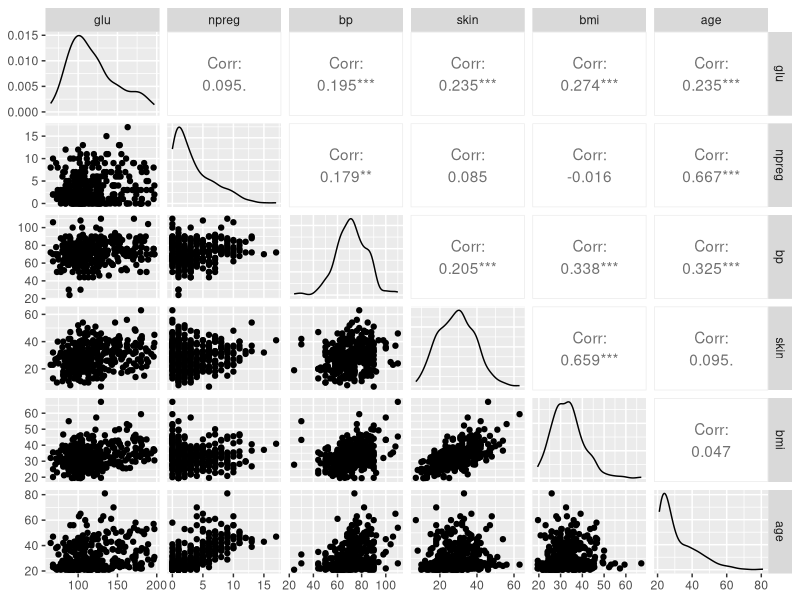
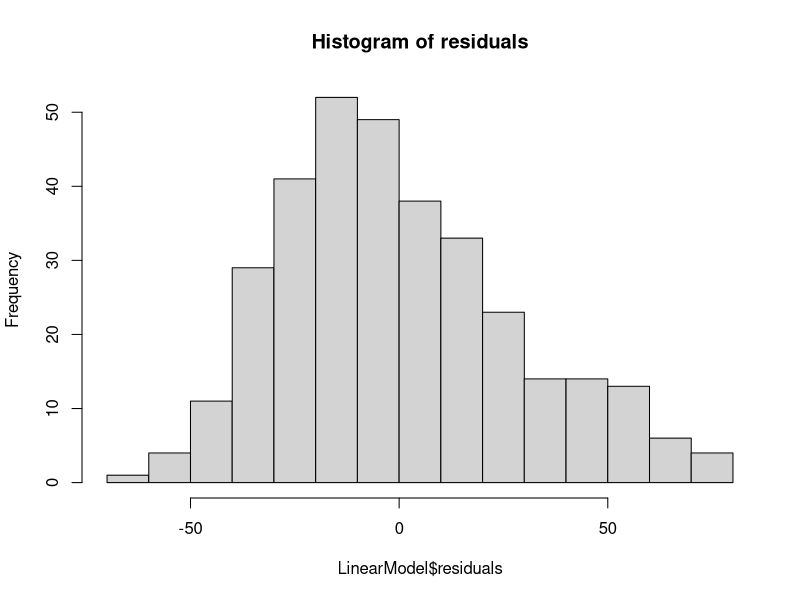
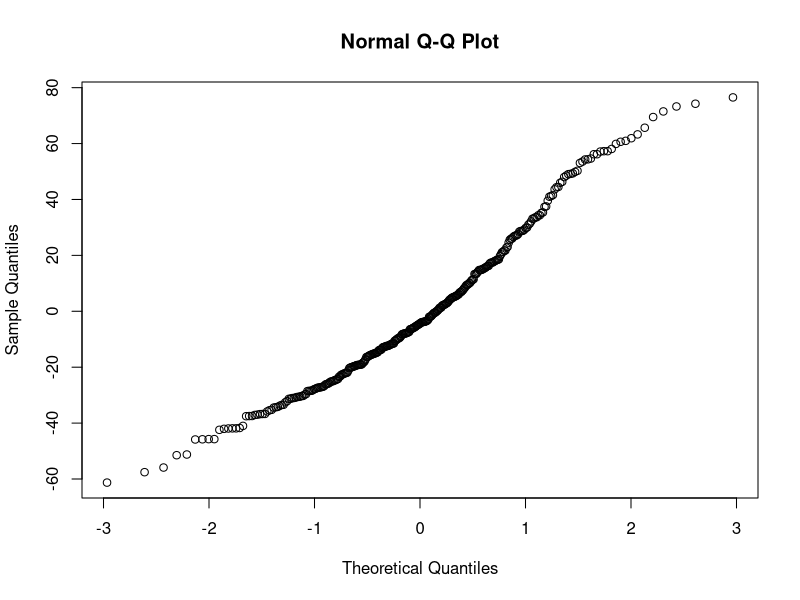
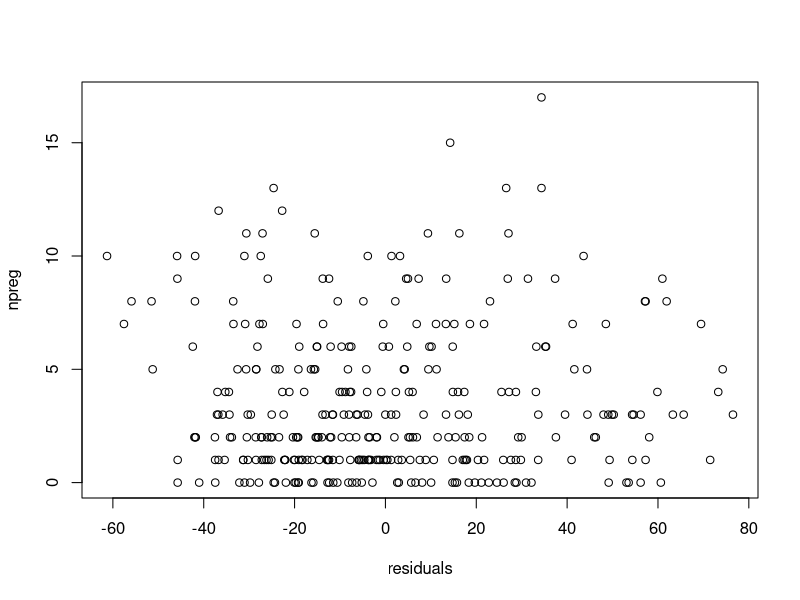
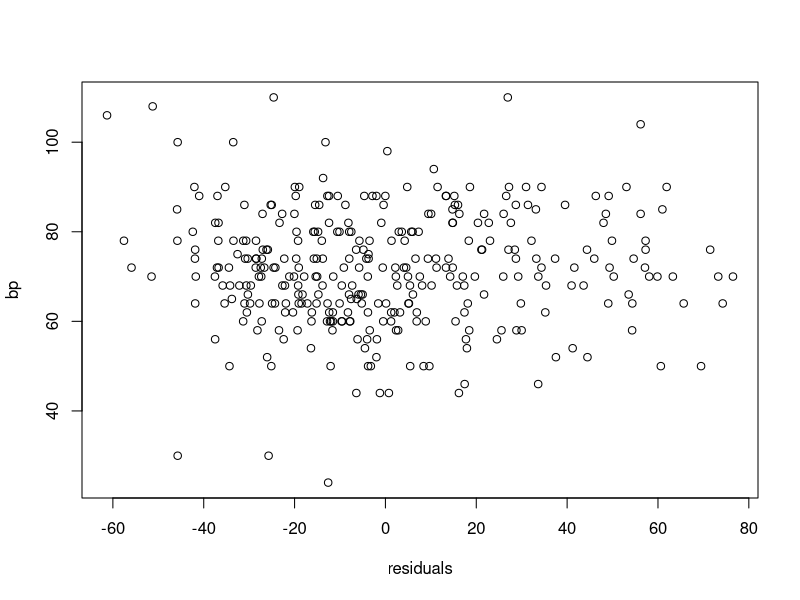
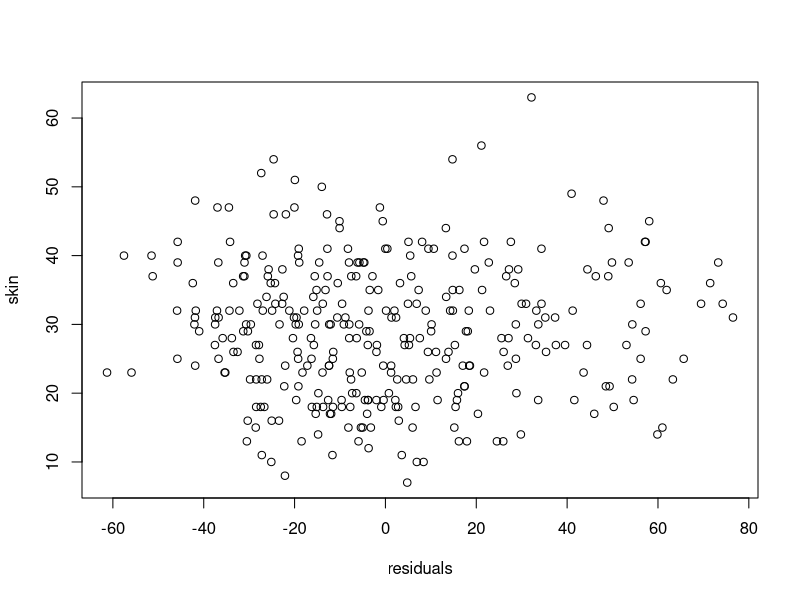
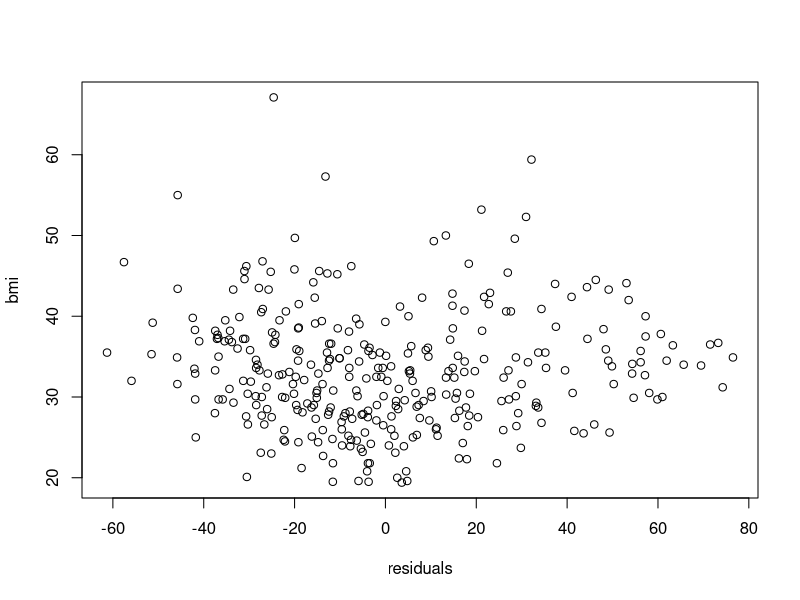
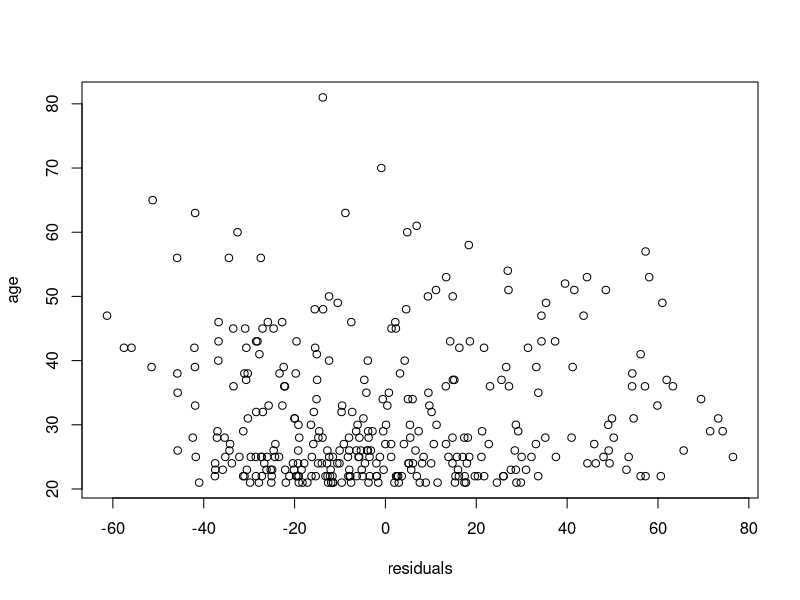

Recreate these plots in R, in order.
library('MASS')
data("Pima.te")
Pima.te <- Pima.te[c('glu', 'npreg', 'bp', 'skin', 'bmi', 'age')]
# a) Fit a multiple linear regression model
LinearModel <- lm(glu ~ npreg + bp + skin + bmi + age, data = Pima.te)
summary(LinearModel)

# b) State and assess the validity of the underlying assumptions
# Linearity
library(GGally)
ggpairs(Pima.te)

# interaction
LinearModelwithAllInteractions = lm(glu ~ npreg + bp + skin + bmi + age + npreg*bp + npreg*skin + npreg*bmi +
                                        npreg*age + bp*skin + bp*bmi+ bp*age + skin*bmi + skin*age + bmi*age, data = Pima.te)
summary(LinearModelwithAllInteractions)
LinearModelwithTwoInteractions = lm(glu ~ npreg + bp + skin + bmi + age + bp*age + skin*age, data = Pima.te)
summary(LinearModelwithTwoInteractions)
LinearModelwithOneInteractions = lm(glu ~ npreg + bp + skin + bmi + age + skin*age, data = Pima.te)
summary(LinearModelwithOneInteractions)




# Non-normality
hist(LinearModel$residuals, main = 'Histogram of residuals')
qqnorm(LinearModel$residuals)

# Homoscedasticity
plot(LinearModel$residuals, Pima.te$npreg, xlab = 'residuals', ylab = 'npreg')
plot(LinearModel$residuals, Pima.te$bp, xlab = 'residuals', ylab = 'bp')
plot(LinearModel$residuals, Pima.te$skin, xlab = 'residuals', ylab = 'skin')
plot(LinearModel$residuals, Pima.te$bmi, xlab = 'residuals', ylab = 'bmi')
plot(LinearModel$residuals, Pima.te$age, xlab = 'residuals', ylab = 'age')

# Uncorrelated error
library(car)
durbinWatsonTest(LinearModel)


# Check for outliers and influential points
infIndexPlot(LinearModel)



# c Least Median of Squares Regression
LeastMedianModel <- lmsreg(glu ~ npreg + bp + skin + bmi + age, data = Pima.te)
summary(LeastMedianModel)
coef(LeastMedianModel)
coef(LinearModel)
